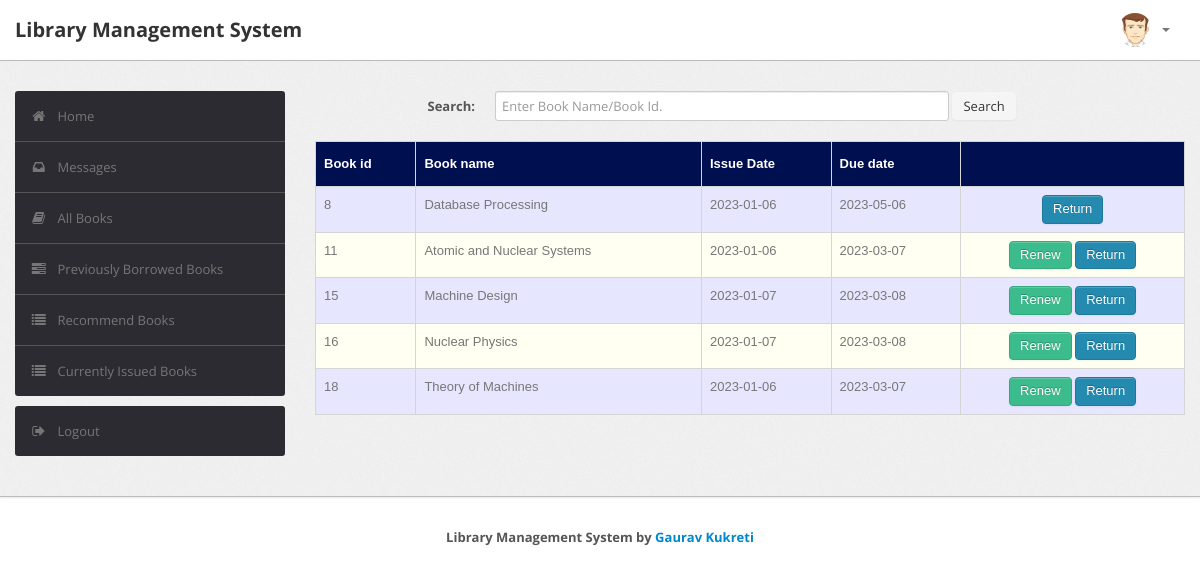
Screenshot of /student/current.php (signed in) with the database file from the repository.
### tables this page shows
CREATE TABLE `record` (
  `RollNo` varchar(50) NOT NULL,
  `BookId` int(10) NOT NULL,
  `Date_of_Issue` date DEFAULT NULL,
  `Due_Date` date DEFAULT NULL,
  `Date_of_Return` date DEFAULT NULL,
  `Dues` int(10) DEFAULT NULL,
  `Renewals_left` int(10) DEFAULT NULL,
  `Time` time DEFAULT NULL
);

CREATE TABLE `book` (
  `BookId` int(10) NOT NULL,
  `Title` varchar(50) DEFAULT NULL,
  `Publisher` varchar(50) DEFAULT NULL,
  `Year` varchar(50) DEFAULT NULL,
  `Availability` int(5) DEFAULT NULL
);

### student/current.php (the view, shortened to what this page needs)
<?php
require('dbconn.php');
?>
<?php
if ($_SESSION['RollNo']) {
    ?>
<!DOCTYPE html>
<html lang="en">
    <head>
        <link type="text/css" href="bootstrap/css/bootstrap.min.css" rel="stylesheet">
        <link type="text/css" href="bootstrap/css/bootstrap-responsive.min.css" rel="stylesheet">
        <link type="text/css" href="css/theme.css" rel="stylesheet">
        <link type="text/css" href="images/icons/css/font-awesome.css" rel="stylesheet">
    </head>
    <body>
        <div class="navbar navbar-fixed-top">
            <div class="navbar-inner">
                <div class="container">
                        <a class="brand" href="index.php">Library Management System </a>
                    <div class="nav-collapse collapse navbar-inverse-collapse">
                        <ul class="nav pull-right">
                            <li class="nav-user dropdown"><a href="#" class="dropdown-toggle" data-toggle="dropdown">
                                <img src="images/user.png" class="nav-avatar" />
                                <b class="caret"></b></a>
                            </li>
                        </ul>
                    </div>
                </div>
            </div>
        </div>
        <div class="wrapper">
            <div class="container">
                <div class="row">
                    <div class="span3">
                        <div class="sidebar">
                            <ul class="widget widget-menu unstyled">
                                <li class="active"><a href="index.php"><i class="menu-icon icon-home"></i>Home
                                </a></li>
                                 <li><a href="message.php"><i class="menu-icon icon-inbox"></i>Messages</a>
                                </li>
                                <li><a href="book.php"><i class="menu-icon icon-book"></i>All Books </a></li>
                                <li><a href="history.php"><i class="menu-icon icon-tasks"></i>Previously Borrowed Books </a></li>
                                <li><a href="recommendations.php"><i class="menu-icon icon-list"></i>Recommend Books </a></li>
                                <li><a href="current.php"><i class="menu-icon icon-list"></i>Currently Issued Books </a></li>
                            </ul>
                            <ul class="widget widget-menu unstyled">
                                <li><a href="logout.php"><i class="menu-icon icon-signout"></i>Logout </a></li>
                            </ul>
                        </div>
                    </div>
                    <div class="span9">
                        <form class="form-horizontal row-fluid" action="current.php" method="post">
                                        <div class="control-group">
                                            <label class="control-label" for="Search"><b>Search:</b></label>
                                            <div class="controls">
                                                <input type="text" id="title" name="title" placeholder="Enter Book Name/Book Id." class="span8" required>
                                                <button type="submit" name="submit"class="btn">Search</button>
                                            </div>
                                        </div>
                                    </form>
                                    <br>
                                    <?php
                                    $rollno = $_SESSION['RollNo'];
                                    if(isset($_POST['submit']))
                                        {$s=$_POST['title'];
                                            $sql="select * from lms.record,lms.book where RollNo = '$rollno' and Date_of_Issue is NOT NULL and Date_of_Return is NULL and book.Bookid = record.BookId and (record.BookId='$s' or Title like '%$s%')";
                                        }
                                    else
                                        $sql="select * from lms.record,lms.book where RollNo = '$rollno' and Date_of_Issue is NOT NULL and Date_of_Return is NULL and book.Bookid = record.BookId";
                                    $result=$conn->query($sql);
                                    $rowcount=mysqli_num_rows($result);
                                    if(!($rowcount))
                                        echo "<br><center><h2><b><i>No Results</i></b></h2></center>";
                                    else
                                    {
                                    ?>
                        <table class="table" id = "tables">
                                  <thead>
                                    <tr>
                                      <th>Book id</th>
                                      <th>Book name</th>
                                      <th>Issue Date</th>
                                      <th>Due date</th>
                                      <th></th>
                                    </tr>
                                  </thead>
                                  <tbody>
                                <?php
                            while($row=$result->fetch_assoc())
                            {
                                $bookid=$row['BookId'];
                                $name=$row['Title'];
                                $issuedate=$row['Date_of_Issue'];
                                $duedate=$row['Due_Date'];
                                $renewals=$row['Renewals_left'];
                            ?>
                                    <tr>
                                      <td><?php echo $bookid ?></td>
                                      <td><?php echo $name ?></td>
                                      <td><?php echo $issuedate ?></td>
                                      <td><?php echo $duedate ?></td>
                                        <td><center>
                                        <?php
                                         if($renewals)
                                            echo "<a href=\"renew_request.php?id=".$bookid."\" class=\"btn btn-success\">Renew</a>";
                                        ?>
                                        <a href="return_request.php?id=<?php echo $bookid; ?>" class="btn btn-primary">Return</a>
                                        </center></td>
                                    </tr>
                            <?php }} ?>
                                    </tbody>
                                </table>
                    </div>
                </div>
            </div>
        </div>
        <div class="footer">
            <div class="container" style="display: flex; justify-content: center; align-items: center;">
                <b>Library Management System by <a target="_blank" href="https://github.com/GauravKukreti">Gaurav
                        Kukreti</a></b>
            </div>
        </div>
    </body>
</html>
<?php }
else {
    echo "<script type='text/javascript'>alert('Access Denied!!!')</script>";
} ?>

### student/css/theme.css (style rules this page uses)
#tables { font-family: "Trebuchet MS", Arial, Helvetica, sans-serif; border-collapse: collapse; width: 100%; }
#tables td, #tables th { border: 1px solid #ddd; padding: 8px; }
#tables tr:nth-child(even) { background-color: #fffff2; }
#tables tr:nth-child(odd) { background-color: #e6e6ff; }
#tables th { padding-top: 12px; padding-bottom: 12px; text-align: left; background-color: #000F50; color: white; }
body { font-size: 13px; font-family: 'Open Sans', Arial, sans-serif; background: #fff; color: #777 }
strong, b { color: #555 }
.wrapper { background: url(../images/bg.png) #eee; border-bottom: 1px solid #bbb; -webkit-box-shadow: 0 1px 2px rgba(0,0,0,0.1); -moz-box-shadow: 0 1px 2px rgba(0,0,0,0.1); box-shadow: 0 1px 2px rgba(0,0,0,0.1); padding: 30px 0 }
.footer { color: #999; padding: 30px 0 60px }
form { margin: 0 }
select, textarea, input[type="text"], input[type="password"], input[type="datetime"], input[type="datetime-local"], input[type="date"], input[type="month"], input[type="time"], input[type="week"], input[type="number"], input[type="email"], input[type="url"], input[type="search"], input[type="tel"], input[type="color"], .uneditable-input, label, input, button, select, textarea { -webkit-border-radius: 3px; -moz-border-radius: 3px; border-radius: 3px; font-size: 13px; font-family: 'Open Sans', Tahoma, Arial, sans-serif }
body [class^="icon-"], body [class*=" icon-"] { font-size: 14px; line-height: 20px; height: 20px }
.form-horizontal .control-group, .form-vertical .control-group { margin-bottom: 0 }
.navbar { position: static!important; margin: 0!important }
.navbar .navbar-inner { background: #fff; border-bottom: 1px solid #bbb; -webkit-box-shadow: 0 1px 2px rgba(0,0,0,0.15); -moz-box-shadow: 0 1px 2px rgba(0,0,0,0.15); box-shadow: 0 1px 2px rgba(0,0,0,0.15) }
.navbar .brand { color: #333; font-weight: bold; font-size: 20px; margin-right: 20px; padding: 20px }
.navbar .nav>li>a { padding: 20px 15px; font-weight: bold; color: #777 }
.nav-user>a { height: 20px }
.nav-avatar { width: 34px; height: 34px; margin: -7px 5px 0 0; -webkit-border-radius: 50%; -moz-border-radius: 50%; border-radius: 50% }
.btn, .btn-box { -webkit-border-radius: 3px; -moz-border-radius: 3px; border-radius: 3px }
.btn { font-size: 13px; font-weight: 600 }
.btn { display: inline-block; margin-bottom: 0; font-weight: 400; text-align: center; vertical-align: middle; cursor: pointer; background-image: none; border: 1px solid transparent; white-space: nowrap; padding: 4px 10px; font-size: 13px; line-height: 1.42857; border-radius: 4px; -webkit-user-select: none; -moz-user-select: none; -ms-user-select: none; user-select: none }
.btn-primary { color: #fff; background-color: #248aaf; border-color: #20799a }
.btn-success { color: #fff; background-color: #3cbc8d; border-color: #36a97f }
.table { margin-bottom: 0 }
.table th, .table td { border-color: #d5d5d5!important }
.widget-menu { background: #fff; -webkit-border-radius: 3px; -moz-border-radius: 3px; border-radius: 3px; overflow: hidden }
.widget-menu a { color: #555; display: block; line-height: 20px; padding: 15px; text-decoration: none!important }
.widget-menu .menu-icon { margin-right: 10px; color: #767676; -webkit-transition: all .2s ease-in-out; -moz-transition: all .2s ease-in-out; transition: all .2s ease-in-out; }
.widget-menu>li+li { border-top: 1px solid #555 }
.widget-menu>li>a { background-color: #2d2b32; color: #767676; -webkit-transition: all .2s ease-in-out; -moz-transition: all .2s ease-in-out; transition: all .2s ease-in-out; }

### rows the page displays
record: BookId.BookId "8", BookId.Title "Database Processing", Date_of_Issue "2023-01-06", Due_Date "2023-05-06"
record: BookId.BookId "11", BookId.Title "Atomic and Nuclear Systems", Date_of_Issue "2023-01-06", Due_Date "2023-03-07"
record: BookId.BookId "15", BookId.Title "Machine Design", Date_of_Issue "2023-01-07", Due_Date "2023-03-08"
record: BookId.BookId "16", BookId.Title "Nuclear Physics", Date_of_Issue "2023-01-07", Due_Date "2023-03-08"
record: BookId.BookId "18", BookId.Title "Theory of Machines", Date_of_Issue "2023-01-06", Due_Date "2023-03-07"
